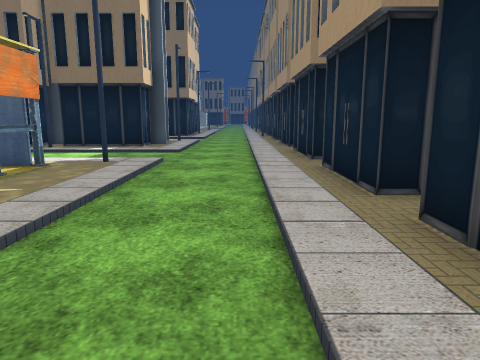
View 1 (above)

23 first-person views from a walk through a scene from a Unity 3-D project. The camera is 1.2 m above the floor, tilts 10° down and sees 70° across. The floor is counted in squares, 1 m on a side. Each view is taken from the middle of a square. On the plan, view 1 faces up. The plan holds only what a view shows up to about 14 squares ahead; the rest is blank. The place goes on beyond the plan. Flat ground stands in for the terrain. The player character is not drawn. Some surface patterns are stand-ins.

View 2
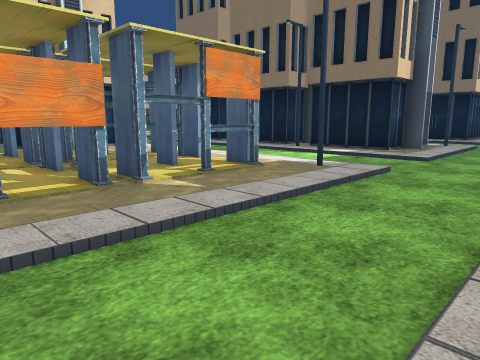

View 3
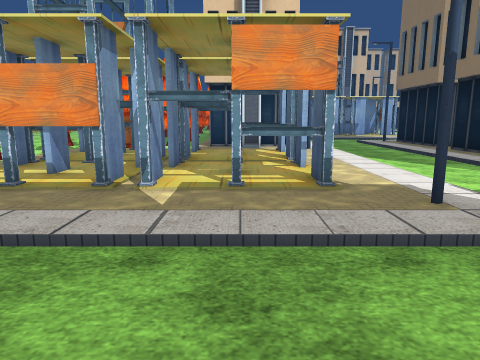

View 4
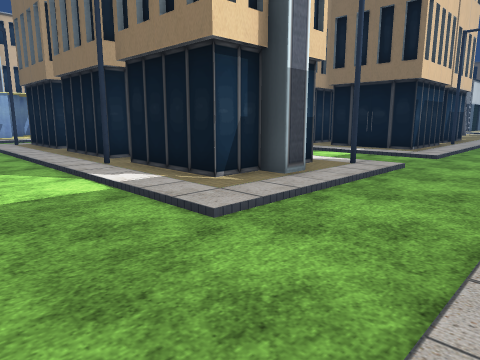

View 5
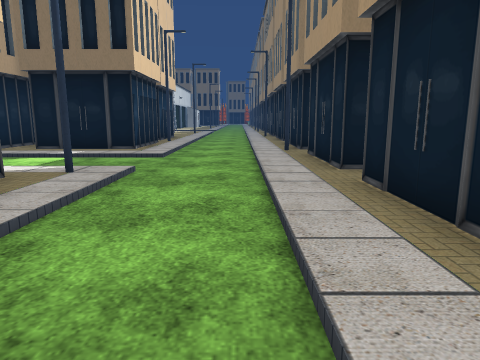

View 6
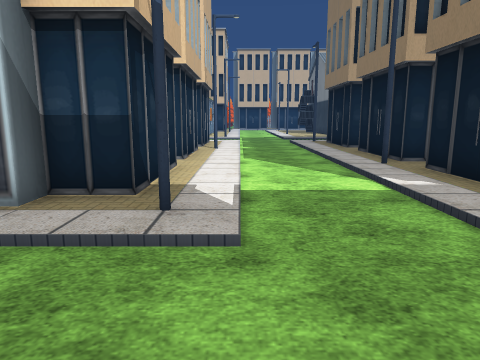

View 7
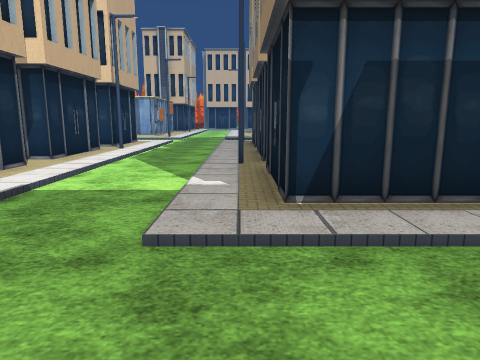

View 8
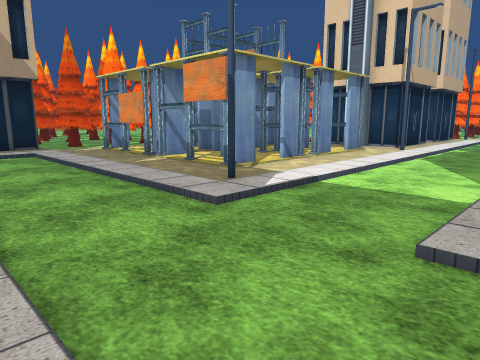

View 9
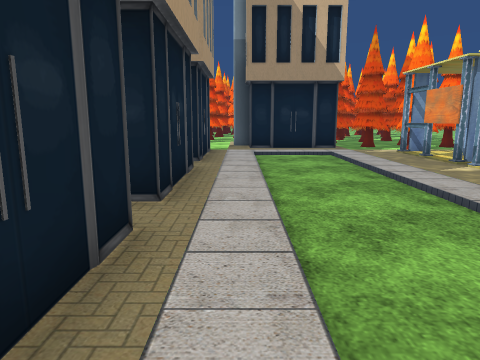

View 10
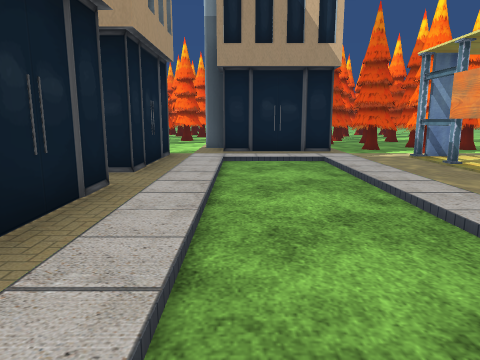

View 11
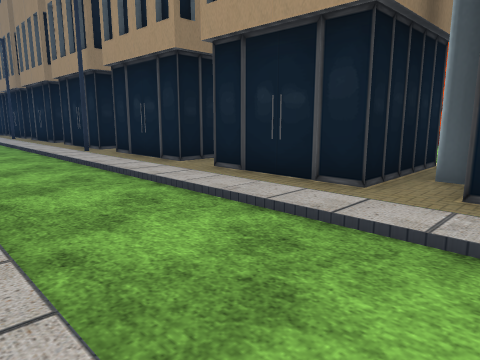

View 12
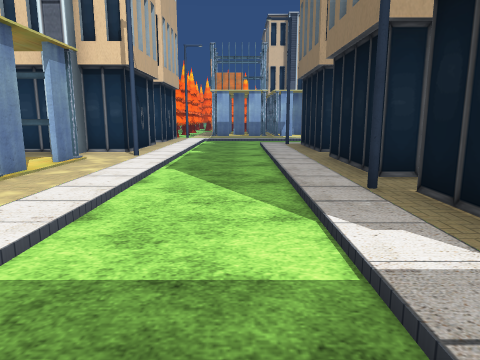

View 13
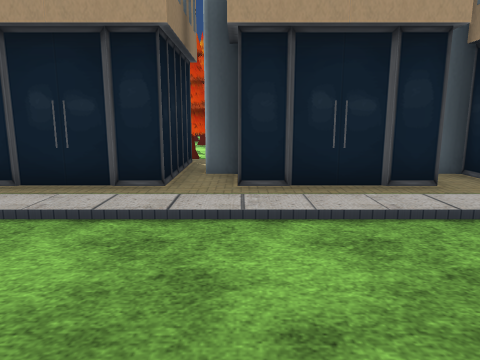

View 14
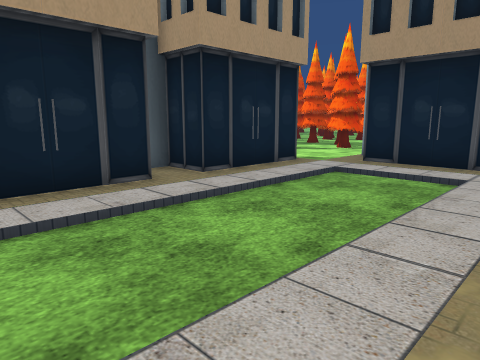

View 15
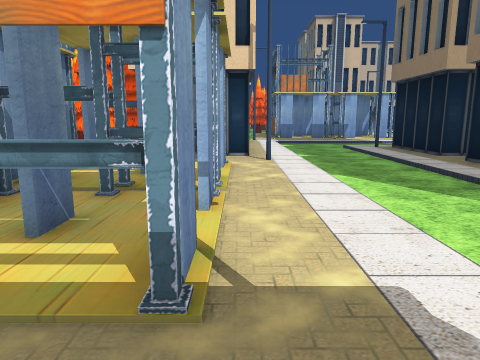

View 16
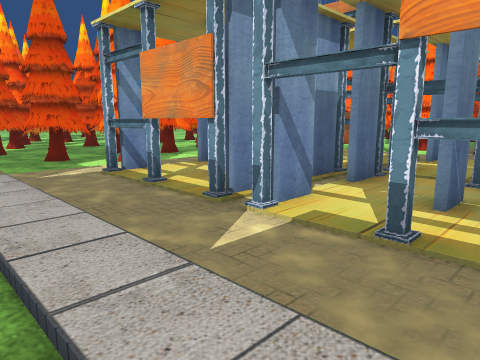

View 17
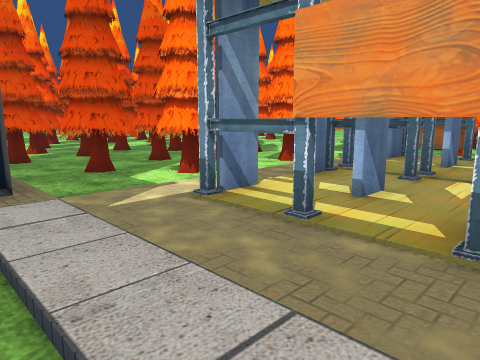

View 18
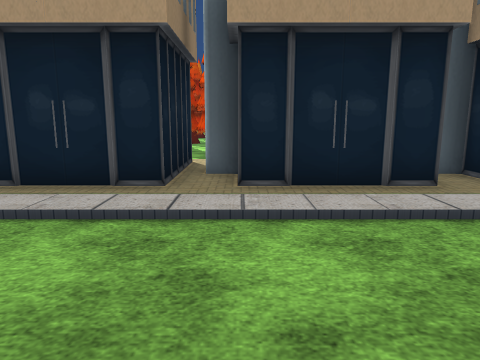

View 19
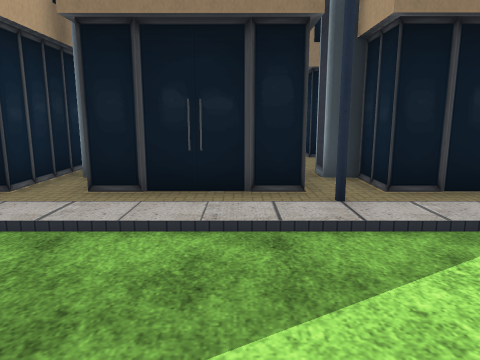

View 20
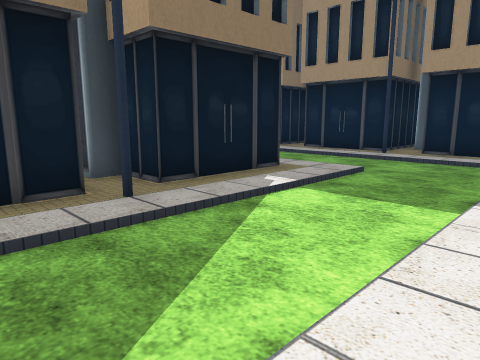

View 21
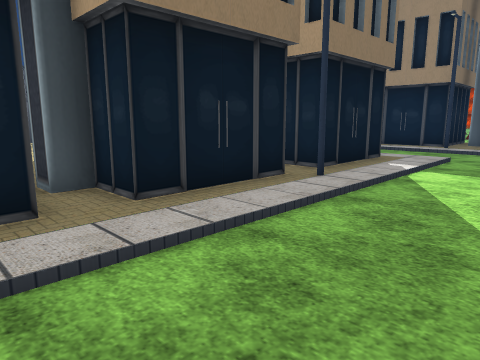

View 22
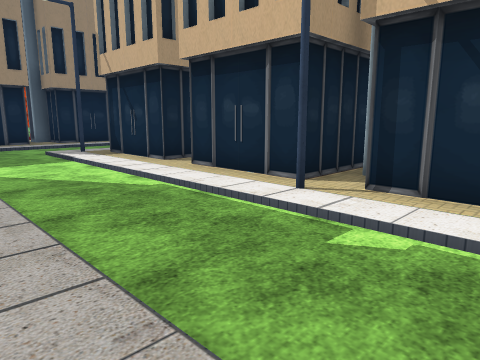

View 23
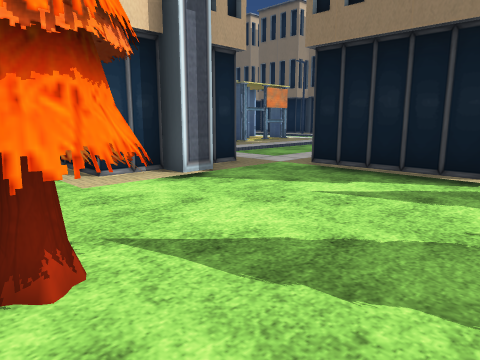

### Floor plan
Key: @ floor where view 1 was taken; # wall or solid block; . main floor; : floor 0.25 m higher than the main floor; / step, stairs or slope; T tree; O other object.
Columns run from 17 left of view 1 to 8 right of it. Each row starts with its distance up from view 1.
 28    OO    O   O: ..:O
 27    OOO  OOO  O:...:O
 26    O:OOOO:OOOO:...:O
 25 : ::::::#::::::...:OOOO
 24  //////////////...:O O
 23 ..................:O
 22 ..................:O
 21  //////////////...:OO
 20  ::#:::::::::#:...:  OOO
 19  OOOOOOO:OOOO::...:OOO
 18    OO   OO  OO:...:O
 17   OOO   O    O:...:O
 16 OOO:OOOO:OOOO::...:OO
 15 :::::::::/:::::...:::OOO
 14 ///////////////...:OOO
 13 ..................:O
 12 ..................:O
 11 ///////////////...:OO   TT
 10 ::::#::::::::#:...:::OOOTT
  9 OOO  OOO:OOO ::...:OOO
  8   OO O  OO  O :...:O
  7    O OOOOOOOO::...:O
  6      O  OO  O::...:OO
  5      OOOOOOOO::...:::O
  4 TT.  O  OO  O::...:OOO
  3 TTO  OOOOOOOO::...:O
  2  OO  O  OO  O :...:O
  1      OOOOOOOO :///:OOOOO
  0               :::@://///
 -1   OO  TT..TT..OOOO:.....
 -2   OO  TTT TTT.    O.....
 -3      TTTT  TT.   OO.....
 -4      T T TTTT.  OO:.....
 -5          TT...   //.....
 -6          .  TT     ..TT.
 -7          TTTTT       TT .
 -8         TT TT
 -9            TT

Where each view was taken, in squares from view 1:
view 1: 0 up, 0 right, facing up
view 2: 2 up, 1 right, facing up-left
view 3: 7 up, 1 right, facing left
view 4: 11 up, 1 right, facing up-left
view 5: 13 up, 0 right, facing up
view 6: 21 up, 1 right, facing left
view 7: 25 up, 1 right, facing left
view 8: 15 up, 1 right, facing down-left
view 9: 14 up, 1 right, facing down
view 10: 11 up, 0 right, facing down
view 11: 13 up, 3 left, facing up-right
view 12: 13 up, 3 left, facing left
view 13: 9 up, 4 left, facing right
view 14: 9 up, 4 left, facing down-right
view 15: 9 up, 3 left, facing left
view 16: 8 up, 2 left, facing down-left
view 17: 5 up, 2 left, facing down-left
view 18: 19 up, 4 left, facing right
view 19: 20 up, 10 left, facing up
view 20: 20 up, 11 left, facing up-right
view 21: 21 up, 15 left, facing up-right
view 22: 25 up, 17 left, facing down-right
view 23: 7 down, 7 right, facing up-left
